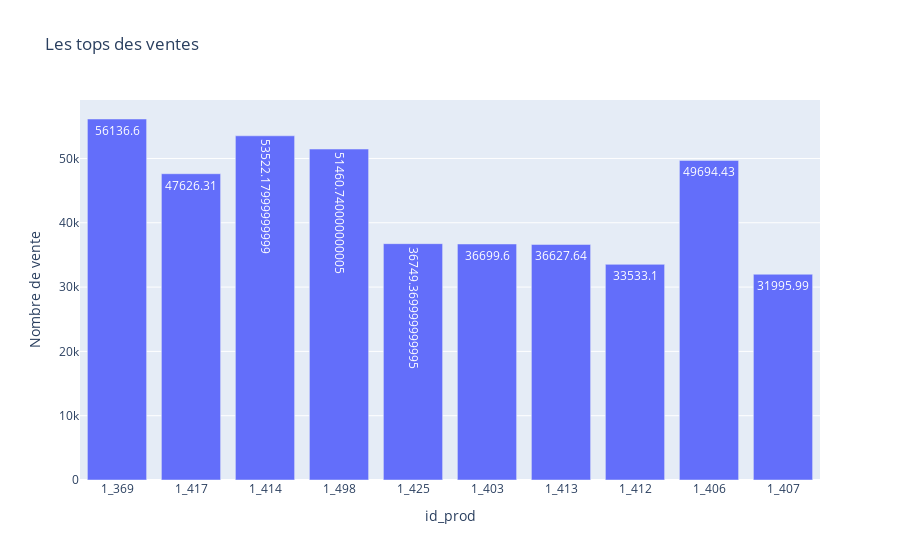

Notebook source saved alongside this figure:
### Code cell
#Representation graphique des tops des ventes
fig = px.bar(
    top,
    x='id_prod',
    y='ca',
    title='Les tops des ventes',
    labels={'session_id': 'sessions', 'ca': 'Nombre de vente'}
)
fig.update_traces(text=top['ca'], textposition='auto')

### Figure 1 — Plotly figure (JSON) as saved in the notebook; plotly's stock layout.template omitted (floating-point values rounded to 4 significant figures)
{"data": [{"alignmentgroup": "True", "hovertemplate": "id_prod=%{x}<br>Nombre de vente=%{y}<extra></extra>", "legendgroup": "", "marker": {"color": "#636efa", "pattern": {"shape": ""}}, "name": "", "offsetgroup": "", "orientation": "v", "showlegend": false, "text": [56140.0, 47630.0, 53520.0, 51460.0, 36750.0, 36700.0, 36630.0, 33530.0, 49690.0, 32000.0], "textposition": "auto", "type": "bar", "x": ["1_369", "1_417", "1_414", "1_498", "1_425", "1_403", "1_413", "1_412", "1_406", "1_407"], "xaxis": "x", "y": [56140.0, 47630.0, 53520.0, 51460.0, 36750.0, 36700.0, 36630.0, 33530.0, 49690.0, 32000.0], "yaxis": "y"}], "layout": {"autosize": true, "barmode": "relative", "legend": {"tracegroupgap": 0}, "title": {"text": "Les tops des ventes"}, "xaxis": {"anchor": "y", "autorange": true, "domain": [0, 1], "range": [-0.5, 9.5], "title": {"text": "id_prod"}, "type": "category"}, "yaxis": {"anchor": "x", "autorange": true, "domain": [0, 1], "range": [0, 59090.0], "title": {"text": "Nombre de vente"}, "type": "linear"}}}
